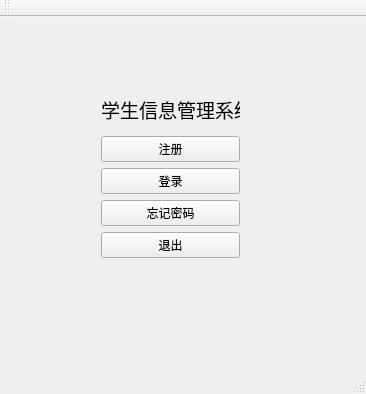
<?xml version="1.0" encoding="UTF-8"?>
<ui version="4.0">
 <class>MainWindow</class>
 <widget class="QMainWindow" name="MainWindow">
  <property name="geometry">
   <rect>
    <x>0</x>
    <y>0</y>
    <width>366</width>
    <height>394</height>
   </rect>
  </property>
  <property name="windowTitle">
   <string>MainWindow</string>
  </property>
  <widget class="QWidget" name="centralWidget">
   <widget class="QWidget" name="">
    <property name="geometry">
     <rect>
      <x>90</x>
      <y>61</y>
      <width>161</width>
      <height>191</height>
     </rect>
    </property>
    <layout class="QVBoxLayout" name="verticalLayout">
     <item>
      <widget class="QLabel" name="label">
       <property name="font">
        <font>
         <pointsize>14</pointsize>
        </font>
       </property>
       <property name="text">
        <string>学生信息管理系统</string>
       </property>
      </widget>
     </item>
     <item>
      <widget class="QPushButton" name="registerBtn">
       <property name="text">
        <string>注册</string>
       </property>
      </widget>
     </item>
     <item>
      <widget class="QPushButton" name="loginBtn">
       <property name="text">
        <string>登录</string>
       </property>
      </widget>
     </item>
     <item>
      <widget class="QPushButton" name="forgetPasswdBtn">
       <property name="text">
        <string>忘记密码</string>
       </property>
      </widget>
     </item>
     <item>
      <widget class="QPushButton" name="exitBtn">
       <property name="text">
        <string>退出</string>
       </property>
      </widget>
     </item>
    </layout>
   </widget>
  </widget>
  <widget class="QMenuBar" name="menuBar">
   <property name="geometry">
    <rect>
     <x>0</x>
     <y>0</y>
     <width>366</width>
     <height>28</height>
    </rect>
   </property>
  </widget>
  <widget class="QToolBar" name="mainToolBar">
   <attribute name="toolBarArea">
    <enum>TopToolBarArea</enum>
   </attribute>
   <attribute name="toolBarBreak">
    <bool>false</bool>
   </attribute>
  </widget>
  <widget class="QStatusBar" name="statusBar"/>
 </widget>
 <layoutdefault spacing="6" margin="11"/>
 <resources/>
 <connections/>
</ui>
